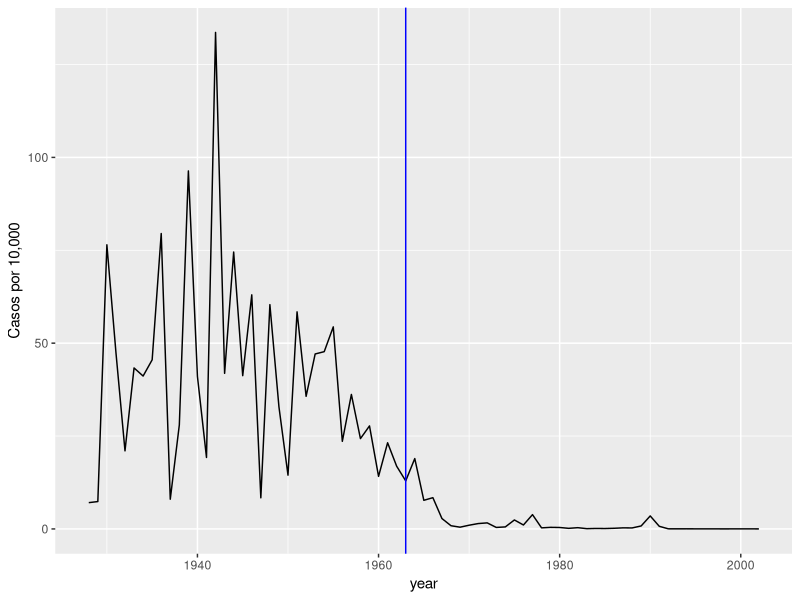
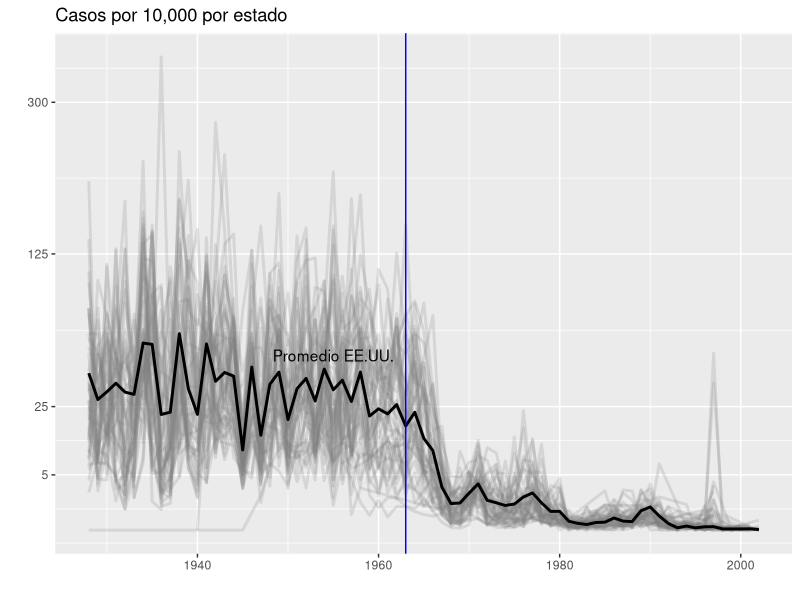

Generate these figures, in order, with R:
# importar datos e inspeccionar
library(tidyverse)
library(dslabs)
data(us_contagious_diseases)
str(us_contagious_diseases)
# asignar a dat la tasa de sarampión por 10,000, eliminando Alaska y Hawaii y ajustando por semanas reportadas
la_enfermedad <- "Measles"
dat <- us_contagious_diseases %>%
    filter(!state %in% c("Hawaii", "Alaska") & disease == la_enfermedad) %>%
    mutate(rate = count / population * 10000 * 52/weeks_reporting) %>%
    mutate(state = reorder(state, rate))

# trazar las tasas de enfermedades por año en California
dat %>% filter(state == "California" & !is.na(rate)) %>%
    ggplot(aes(year, rate)) +
    geom_line() +
    ylab("Casos por 10,000") +
    geom_vline(xintercept=1963, col = "blue")

# calcular la tasa promedio de sarampión en los Estados Unidos por año
promedio <- us_contagious_diseases %>%
    filter(disease == la_enfermedad) %>% group_by(year) %>%
    summarize(us_rate = sum(count, na.rm = TRUE)/sum(population, na.rm = TRUE)*10000)

# hacer un gráfico de líneas de la tasa de sarampión por año por estado
dat %>%
    filter(!is.na(rate)) %>%
    ggplot() +
    geom_line(aes(year, rate, group = state), color = "grey50", 
        show.legend = FALSE, alpha = 0.2, size = 1) +
    geom_line(mapping = aes(year, us_rate), data = promedio, size = 1, col = "black") +
    scale_y_continuous(trans = "sqrt", breaks = c(5, 25, 125, 300)) +
    ggtitle("Casos por 10,000 por estado") +
    xlab("") +
    ylab("") +
    geom_text(data = data.frame(x = 1955, y = 50),
        mapping = aes(x, y, label = "Promedio EE.UU."), color = "black") +
    geom_vline(xintercept = 1963, col = "blue")
